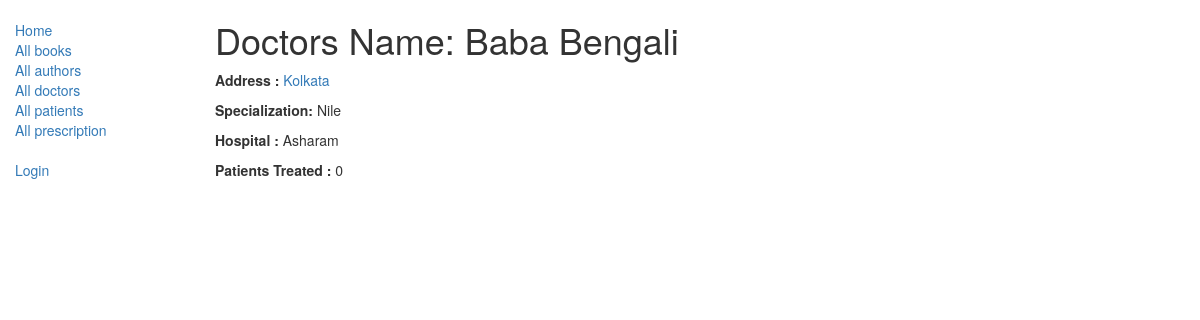
Page /catalog/doctor/2 on the committed database.
### catalog/models.py (models this page shows, shortened)
class Doctor(models.Model):
    first_name = models.CharField(max_length = 30)
    user_name = models.OneToOneField(User,on_delete=models.SET_NULL, null=True, blank=True)
    last_name = models.CharField(max_length = 30)
    address = models.CharField(max_length = 100)
    specialization = models.CharField(max_length = 100)
    hospital  = models.CharField(max_length= 10)
    def patients_treated(self):
        return (len(Prescription.objects.filter(doctor_visited__first_name__contains=self.first_name,doctor_visited__last_name__contains=self.last_name)))

### catalog/views.py (the view)
# urls.py: path('doctor/<int:pk>',views.DoctorDetailView.as_view(),name = 'doctor-detail'),
class DoctorDetailView(generic.DetailView):
    model = Doctor

### catalog/templates/catalog/doctor_detail.html
{% extends "base_generic.html" %}
{% block content %}
<h1>Doctors Name: {{ doctor.first_name }}  {{doctor.last_name}}</h1>
<p><strong>Address : </strong> <a>{{ doctor.address }}</a></p>
<p><strong>Specialization: </strong> {{ doctor.specialization }}</p>
<p><strong>Hospital : </strong> {{ doctor.hospital }}</p>
<p><strong>Patients Treated : </strong> {{ doctor.patients_treated }}</p>
{% endblock %}

### rows in the picture
Doctor: first_name "Baba", last_name "Bengali", address "Kolkata", specialization "Nile", hospital "Asharam", patients_treated "0"
